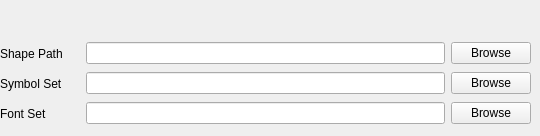
     <widget class="QWidget" name="pathTabForm">
      <property name="toolTip">
       <string>&lt;html&gt;&lt;head/&gt;&lt;body&gt;&lt;p&gt;Path configuration for the map object.&lt;/p&gt;&lt;/body&gt;&lt;/html&gt;</string>
      </property>
      <attribute name="title">
       <string>Path</string>
      </attribute>
      <attribute name="toolTip">
       <string>&lt;html&gt;&lt;head/&gt;&lt;body&gt;&lt;p&gt;Path configuration for the map object.&lt;/p&gt;&lt;/body&gt;&lt;/html&gt;</string>
      </attribute>
      <widget class="QWidget" name="layoutWidget6">
       <property name="geometry">
        <rect>
         <x>0</x>
         <y>100</y>
         <width>531</width>
         <height>27</height>
        </rect>
       </property>
       <layout class="QHBoxLayout" name="horizontalLayout_8">
        <item>
         <widget class="QLabel" name="mf_map_fontset_label">
          <property name="minimumSize">
           <size>
            <width>80</width>
            <height>0</height>
           </size>
          </property>
          <property name="text">
           <string>Font Set</string>
          </property>
         </widget>
        </item>
        <item>
         <widget class="QLineEdit" name="mf_map_fontset"/>
        </item>
        <item>
         <widget class="QPushButton" name="mf_map_fontset_browse">
          <property name="text">
           <string>Browse</string>
          </property>
         </widget>
        </item>
       </layout>
      </widget>
      <widget class="QWidget" name="layoutWidget7">
       <property name="geometry">
        <rect>
         <x>0</x>
         <y>70</y>
         <width>531</width>
         <height>27</height>
        </rect>
       </property>
       <layout class="QHBoxLayout" name="horizontalLayout_10">
        <item>
         <widget class="QLabel" name="mf_map_symbolset_label">
          <property name="minimumSize">
           <size>
            <width>80</width>
            <height>0</height>
           </size>
          </property>
          <property name="text">
           <string>Symbol Set</string>
          </property>
         </widget>
        </item>
        <item>
         <widget class="QLineEdit" name="mf_map_symbolset"/>
        </item>
        <item>
         <widget class="QPushButton" name="mf_map_symbolset_browse">
          <property name="text">
           <string>Browse</string>
          </property>
         </widget>
        </item>
       </layout>
      </widget>
      <widget class="QWidget" name="layoutWidget8">
       <property name="geometry">
        <rect>
         <x>0</x>
         <y>40</y>
         <width>531</width>
         <height>27</height>
        </rect>
       </property>
       <layout class="QHBoxLayout" name="horizontalLayout_11">
        <item>
         <widget class="QLabel" name="mf_map_shapepath_label">
          <property name="minimumSize">
           <size>
            <width>80</width>
            <height>0</height>
           </size>
          </property>
          <property name="text">
           <string>Shape Path</string>
          </property>
         </widget>
        </item>
        <item>
         <widget class="QLineEdit" name="mf_map_shapepath"/>
        </item>
        <item>
         <widget class="QPushButton" name="mf_map_shapepath_browse">
          <property name="text">
           <string>Browse</string>
          </property>
         </widget>
        </item>
       </layout>
      </widget>
     </widget>
